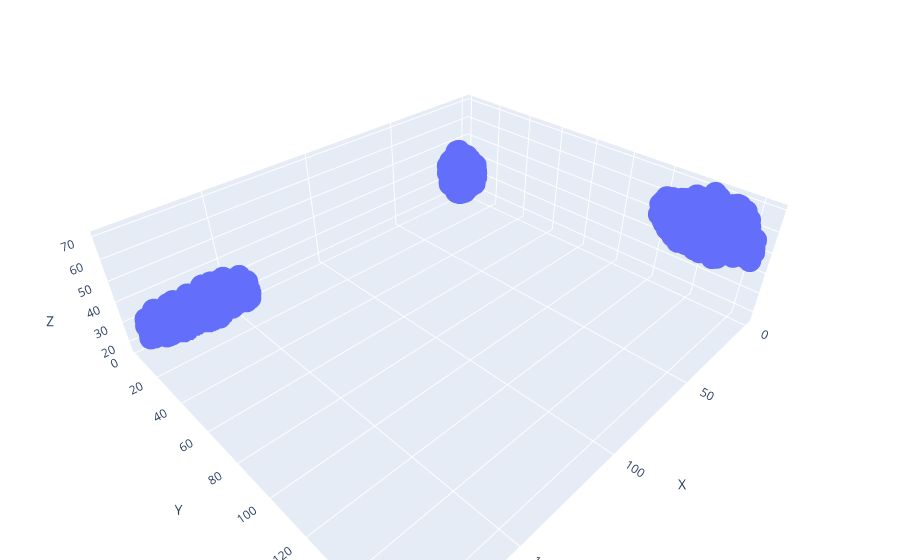

The code cell stored with this chart in its notebook:
### Code cell
import umap.umap_ as umap
n_components=3
intersection=False
df2 = df.copy()
numerical = df2.select_dtypes(exclude='object')
for c in numerical.columns:
    numerical[c] = (numerical[c] - numerical[c].mean())/numerical[c].std(ddof=0)
    
##preprocessing categorical
categorical = df2.select_dtypes(include='object')
categorical = pd.get_dummies(categorical)
#Embedding numerical & categorical
fit1 = umap.UMAP(#random_state=12,
                #n_neighbors=int(np.log2(len(df))),
                n_components=n_components).fit_transform(numerical)
fit2 = umap.UMAP(metric='hamming', 
                #n_neighbors=int(np.log2(len(df))),
                n_components=n_components).fit_transform(categorical)
# intersection will resemble the numerical embedding more.
#if intersection:
#    embedding = fit1 * fit2
#
## union will resemble the categorical embedding more.
#else:
#
#    embedding = fit1 + fit2
import numpy as np
gamma = np.mean(np.std(numerical))/2
embedding = np.square(fit1)+fit2*gamma
#fit2 *= gamma

#embedding = fit1+fit2 - np.multiply(fit1, fit2)


um = pd.DataFrame(embedding) # Each points' UMAP coordinate 

# Actual Plotting
um.columns = ['X','Y','Z']
#um['cluster'] = df['cluster'].astype(str)
fig = px.scatter_3d(um, 
                x='X',y='Y',z='Z')
fig.update_layout(showlegend=False)
fig.update_layout(margin=dict(l=0, r=0, b=0, t=0))
fig.show()

### Figure 1 — Plotly figure (JSON) as saved in the notebook; plotly's stock layout.template omitted (floating-point values rounded to 4 significant figures; data arrays with more than 128 entries replaced by an {"elided": "..."} marker saying what was removed)
{"data": [{"hovertemplate": "X=%{x}<br>Y=%{y}<br>Z=%{z}<extra></extra>", "legendgroup": "", "marker": {"color": "#636efa", "symbol": "circle"}, "mode": "markers", "name": "", "scene": "scene", "showlegend": false, "type": "scatter3d", "x": {"elided": "1000 float values"}, "y": {"elided": "1000 float values"}, "z": {"elided": "1000 float values"}}], "layout": {"legend": {"tracegroupgap": 0}, "margin": {"b": 0, "l": 0, "r": 0, "t": 0}, "scene": {"domain": {"x": [0, 1], "y": [0, 1]}, "xaxis": {"title": {"text": "X"}}, "yaxis": {"title": {"text": "Y"}}, "zaxis": {"title": {"text": "Z"}}}, "showlegend": false}}
